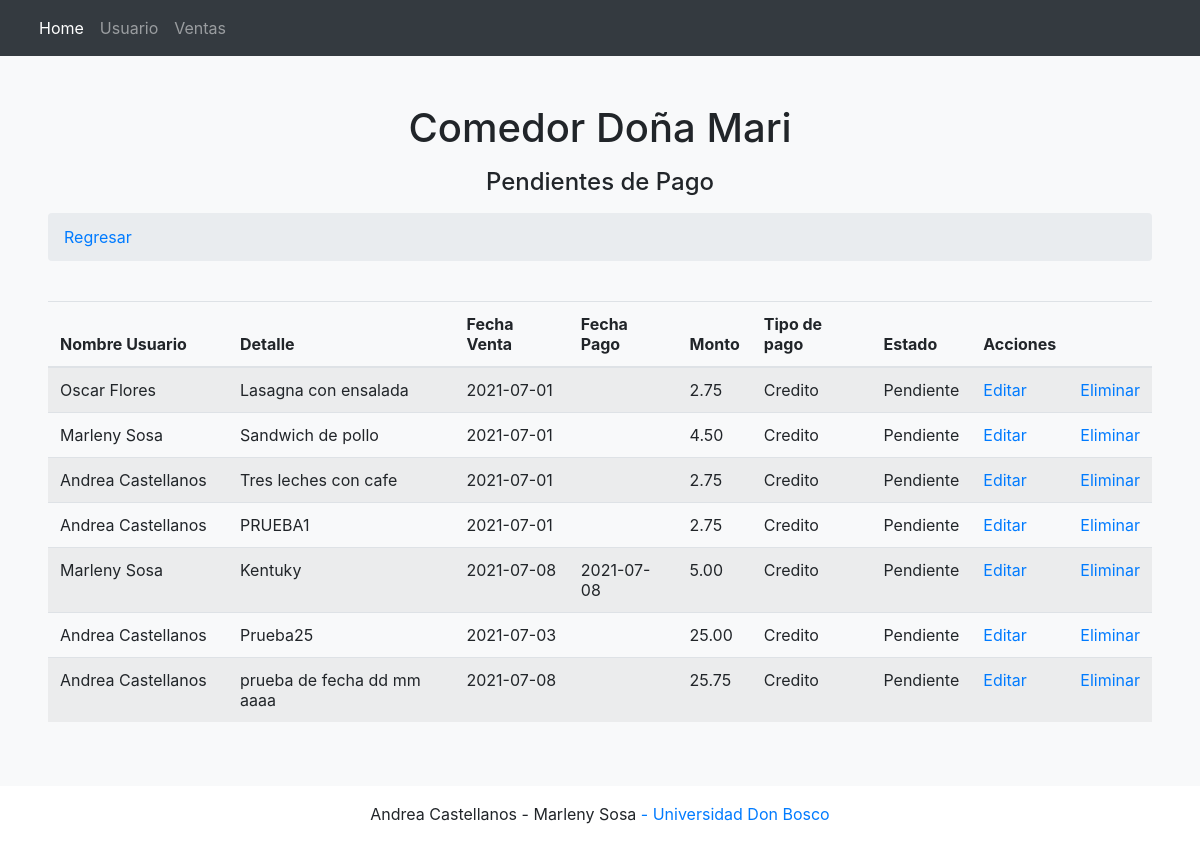
The page /?c=Ventas&a=VentasP on the database its author committed.
### tables this page shows
CREATE TABLE `ventas` (
  `idVenta` int NOT NULL,
  `idUsuario` int NOT NULL,
  `detalle` varchar(50) NOT NULL,
  `fechaVenta` varchar(25) NOT NULL,
  `fechaPago` varchar(25) DEFAULT NULL,
  `monto` decimal(15,2) NOT NULL,
  `tipoPago` varchar(25) NOT NULL,
  `estado` varchar(25) NOT NULL
);

CREATE TABLE `usuario` (
  `idUsuario` int NOT NULL,
  `nombre` varchar(100) NOT NULL,
  `telefono` varchar(8) NOT NULL,
  `direccion` varchar(50) NOT NULL
);

### controller/ventas.controller.php (called while the page is built, shortened)
<?php
require_once 'model/model.ventas.php';
class VentasController{
    public function __CONSTRUCT(){
        $this->model = new Ventas();
    }
   public function VentasP(){
    require_once 'view/header.php';
    require_once 'view/ventas/ventas-pendientes.php';
    require_once 'view/footer.php';
}
}

### model/database.php (called while the page is built)
<?php
class Database
{
    public static function StartUp()
    {
        $pdo = new PDO('mysql:host=localhost;dbname=comedor;charset=utf8','root','castellanos');
        $pdo->setAttribute(PDO::ATTR_ERRMODE, PDO::ERRMODE_EXCEPTION);
        return $pdo;
    }
}

### model/model.ventas.php (called while the page is built, shortened)
<?php
class Ventas
{
	private $pdo;
	public function __CONSTRUCT()
	{
		try
		{
			$this->pdo = Database::StartUp();
		}
		catch(Exception $e)
		{
			die($e->getMessage());
		}
	}
    public function ListarP()
	{
		try
		{
            $stm = $this->pdo->prepare("SELECT usuario.nombre,detalle,fechaVenta,fechaPago,monto,tipoPago,estado FROM ventas,usuario WHERE usuario.idUsuario=ventas.idUsuario AND estado='Pendiente'");
			$stm->execute();
			return $stm->fetchAll(PDO::FETCH_OBJ);
		}
		catch(Exception $e)
		{
			die($e->getMessage());
		}
	}
}

### view/ventas/ventas-pendientes.php (the view)
<div class="p-5 text-center bg-light">
<h1 class="mb-3">Comedor Doña Mari</h1>
    <h4 class="mb-3">Pendientes de Pago</h4>
  <ol class="breadcrumb">
  <li><a href="?c=Ventas">Regresar</a></li>
  </ol>
<br>
<table class="table table-striped">
    <thead>
        <tr>
            <th style="width:180px;">Nombre Usuario</th>
            <th>Detalle</th>
            <th>Fecha Venta</th>
            <th>Fecha Pago</th>
            <th>Monto</th>
            <th>Tipo de pago</th>
            <th>Estado</th>
            <th style="width:60px;">Acciones</th>
            <th style="width:60px;"></th>
        </tr>
    </thead>
    <tbody>
    <?php foreach($this->model->ListarP() as $r): ?>
        <tr>
            <td><?php echo $r->nombre; ?></td>
            <td><?php echo $r->detalle; ?></td>
            <td><?php echo $r->fechaVenta; ?></td>
            <td><?php echo $r->fechaPago; ?></td>
            <td><?php echo $r->monto; ?></td>
            <td><?php echo $r->tipoPago; ?></td>
            <td><?php echo $r->estado; ?></td>
            <td>
                <a href="?c=Ventas&a=Crud&idVenta=<?php echo $r->idVenta; ?>">Editar</a>
            </td>
            <td>
                <a onclick="javascript:return confirm('¿Seguro de eliminar este registro?');" href="?c=Ventas&a=Eliminar&idVenta=<?php echo $r->idVenta; ?>">Eliminar</a>
            </td>
        </tr>
    <?php endforeach; ?>
    </tbody>
</table>
</div>

### rows shown on the page
ventas: idUsuario.nombre "Oscar Flores", detalle "Lasagna con ensalada", fechaVenta "2021-07-01", monto "2.75", tipoPago "Credito", estado "Pendiente"
ventas: idUsuario.nombre "Marleny Sosa", detalle "Sandwich de pollo", fechaVenta "2021-07-01", monto "4.50", tipoPago "Credito", estado "Pendiente"
ventas: idUsuario.nombre "Andrea Castellanos", detalle "Tres leches con cafe", fechaVenta "2021-07-01", monto "2.75", tipoPago "Credito", estado "Pendiente"
ventas: idUsuario.nombre "Andrea Castellanos", detalle "PRUEBA1", fechaVenta "2021-07-01", monto "2.75", tipoPago "Credito", estado "Pendiente"
ventas: idUsuario.nombre "Marleny Sosa", detalle "Kentuky", fechaVenta "2021-07-08", fechaPago "2021-07-08", monto "5.00", tipoPago "Credito", estado "Pendiente"
ventas: idUsuario.nombre "Andrea Castellanos", detalle "Prueba25", fechaVenta "2021-07-03", monto "25.00", tipoPago "Credito", estado "Pendiente"
ventas: idUsuario.nombre "Andrea Castellanos", detalle "prueba de fecha dd mm aaaa", fechaVenta "2021-07-08", monto "25.75", tipoPago "Credito", estado "Pendiente"
